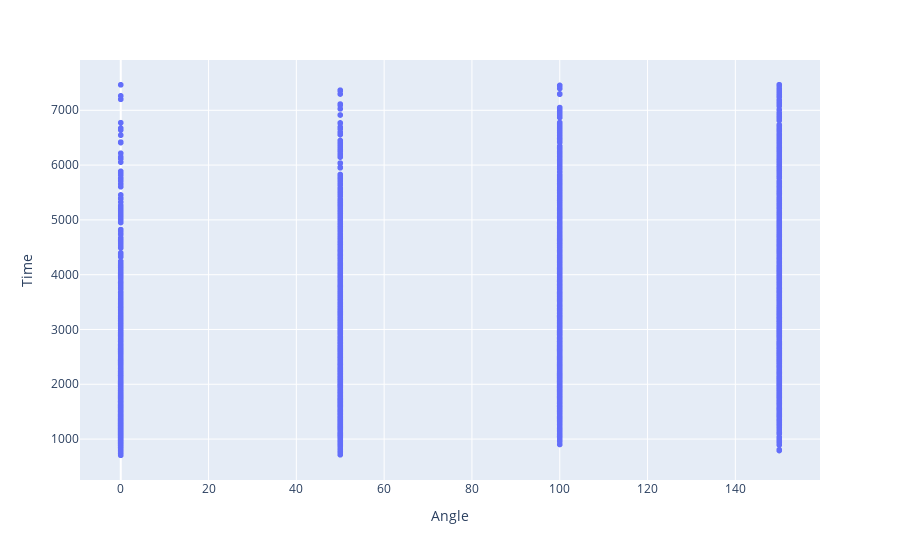

The notebook cell this image was saved under:
### Code cell
px.scatter(data_frame=df, x='Angle', y='Time')

### Figure 1 — Plotly figure (JSON) as saved in the notebook; plotly's stock layout.template omitted (floating-point values rounded to 4 significant figures; data arrays with more than 128 entries replaced by an {"elided": "..."} marker saying what was removed)
{"data": [{"hovertemplate": "Angle=%{x}<br>Time=%{y}<extra></extra>", "legendgroup": "", "marker": {"color": "#636efa", "symbol": "circle"}, "mode": "markers", "name": "", "showlegend": false, "type": "scattergl", "x": {"elided": "5071 int values"}, "xaxis": "x", "y": {"elided": "5071 int values"}, "yaxis": "y"}], "layout": {"legend": {"tracegroupgap": 0}, "margin": {"t": 60}, "xaxis": {"anchor": "y", "domain": [0, 1], "title": {"text": "Angle"}}, "yaxis": {"anchor": "x", "domain": [0, 1], "title": {"text": "Time"}}}}
